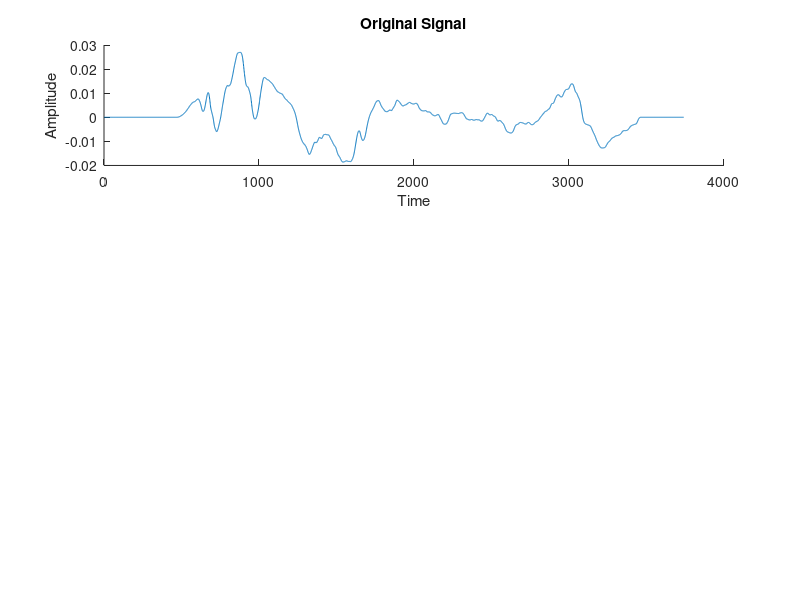

This figure's MATLAB source: (Note: this script raises an error after producing the figure.)
clear
close all

% Deep Learning and System Identification , Ljung , Andersson, Tiels , Schon

addpath 'C:\Users\afons\OneDrive - Universidade de Lisboa\Controlo de Plataforma Sismica\NN_System_Identification\dados_elcentro'
data=load("TDOF_PassFD_ElCentro_s1_70_V0.mat");

sname=fieldnames(data);
time=eval(['data.',sname{1},'.X.Data']);
dt=mean(diff(time));
xgr=eval(['data.',sname{1},'.Y(6).Data'])*1e-3; % referencia
xg=eval(['data.',sname{1},'.Y(5).Data'])*1e-3; %posicao da mesa
ag=eval(['data.',sname{1},'.Y(1).Data']); %aceleraçao na mesa


%%  MATLAB script to splice the beginning and end of a signal where values are almost constant

signal = xgr ;
n = length(signal);
t = 1:n; % Time or index vector

% Parameters to detect constant regions
window_size = 10; % Size of the moving window
threshold = 0.0001; % Threshold for detecting constant values (tolerance for variation)

% Calculate the local standard deviation of the signal
local_std = movstd(signal, window_size);

% Identify constant regions (where local standard deviation is below the threshold)
constant_regions = local_std < threshold;

% Find the indices for the beginning and end constant regions
start_index = find(~constant_regions, 1, 'first'); % First non-constant index
end_index = find(~constant_regions, 1, 'last'); % Last non-constant index

% Splice the signal to remove the constant regions at the beginning and end
spliced_signal = signal(start_index:end_index);

% Plot the results
figure;
subplot(3, 1, 1);
hold on
plot(t, signal);
title('Original Signal');
xlabel('Time'); ylabel('Amplitude');
xline(start_index, '-r', 'Start');
xline(end_index, '-r', 'End');
xlim([0 t(end)])

subplot(3, 1, 2);
hold on
plot(t, local_std);
title('Local Standard Deviation');
xlabel('Time'); ylabel('Std Dev');
yline(threshold, '--m', 'Threshold');
xline(start_index, '-r', 'Start');
xline(end_index, '-r', 'End');
xlim([0 t(end)])

subplot(3, 1, 3);
hold on
new_t = t(start_index:end_index);
plot(new_t, spliced_signal);
xline(start_index, '-r', 'Start');
xline(end_index, '-r', 'End');
title('Spliced Signal');
xlabel('Time'); ylabel('Amplitude');
xlim([0 t(end)])

%% Acceleration Correction

time=time(start_index:end_index);
xgr=xgr(start_index:end_index); % referencia
xg =xg(start_index:end_index); %posicao da mesa
ag =ag(start_index:end_index); %aceleraçao na mesa
ag_corrected = ag - mean(ag);


% Step 2: Double integrate the corrected acceleration
velocity_corrected = cumtrapz(time, ag_corrected); % Single integration for velocity
displacement_corrected = cumtrapz(time, velocity_corrected); % Double integration for displacement

% % Step 4: Adjust offset iteratively (if needed)
% % Define optimization function to minimize final displacement
% cost_function = @(offset) displacement_with_offset(offset, time, ag);
% % Use fminsearch to find the optimal offset
% optimal_offset = fminsearch(cost_function, mean(ag));
optimal_offset = 0.011050288925249;
% Apply the optimal offset
ag_optimal = ag + optimal_offset;
% Recompute displacement with corrected acceleration
velocity_optimal = cumtrapz(time, ag_optimal);
displacement_optimal = cumtrapz(time, velocity_optimal);


% Step 2: Apply Band-Pass Filter
%[optimal_low_cutoff, min_error] = find_optimal_low_cutoff(time, ag_corrected, xg)
low_cutoff = 0.288738738738739 %optimal_low_cutoff   % Lower cutoff frequency in Hz
% Sampling frequency (should be equal to 1/dt if your time is in seconds)
fs = 1 / dt;
% Apply the band-pass filter using MATLAB's bandpass function
ag_filtered = highpass(ag_corrected, low_cutoff, fs);
velocity_filtered = cumtrapz(time, ag_filtered);
displacement_filtered = cumtrapz(time, velocity_filtered);

% Obtaining acceleration from displacement xg
% First derivative (velocity)
d_xg = diff(xg) / dt;
% Second derivative (acceleration)
dd_xg = diff(d_xg) / dt;
% Align time vectors for plotting
t_dxg= time(1:end-1); % Time vector for velocity
t_ddxg = time(1:end-2); % Time vector for acceleration

%% Plotting all signals on the same plot
figure;
hold on;
plot(time, xgr, 'LineWidth', 1.5, 'DisplayName', 'Reference Signal (xgr)');
plot(time, xg, 'LineWidth', 1.5, 'DisplayName', 'Position Signal (xg)');
plot(time, displacement_corrected, 'LineWidth', 1.5, 'DisplayName', 'Corrected Displacement (from ag)');
plot(time, displacement_optimal, 'LineWidth', 1.5, 'DisplayName', 'Optimal Displacement (from ag)');
plot(time, displacement_filtered, 'LineWidth', 1.5, 'DisplayName', 'Filtered Displacement (from ag)');
title('Signals Over Time');
xlabel('Time (s)');
ylabel('Amplitude');
legend show;
grid on;

figure;
hold on;
plot(time, ag, 'LineWidth', 1.5, 'DisplayName', 'Acceleration (ag)');
plot(time, ag_optimal, 'LineWidth', 1.5, 'DisplayName', 'Optimal Acceleration (ag)');
plot(t_ddxg, dd_xg, 'LineWidth', 1.5, 'DisplayName', 'Acceleration (from xg)');
plot(time, ag_filtered, 'LineWidth', 1.5, 'DisplayName', 'Filtered Acceleration (from xg)');
title('Signals Over Time');
xlabel('Time (s)');
ylabel('Amplitude');
legend show;
grid on;
xlim([time(1) time(end)])



%% 

% inputs: 
U = [ xgr'  ag' ]; % sinal sismico(k-1) & mediçao na mesa(k+1)
Num_I= 2;

% outputs:  
Y = [ xg' ]; 
Num_O = 1;

data = iddata( Y , U , dt ) ;
figure;
idplot(data);

%  Power Spectral Density
Fs = 1 / data.Ts; % Sampling frequency

% Plot PSD for input signal
figure;
subplot(2, 1, 1);
pspectrum(data.u, Fs, 'power');
title('Power Spectral Density of Input Signals');

% Plot PSD for output signal
subplot(2, 1, 2);
pspectrum(data.y, Fs, 'power');
title('Power Spectral Density of Output Signals');


%% Deep Cascade Network
net=cascadeforwardnet([6,6,6,6,6,6])
N2=neuralnet(net)

%%
N_A = 10*ones(Num_O)
N_B = 10*ones(Num_O,Num_I)
N_K = ones(Num_O,Num_I)

% opt = nlarxOptions
% opt.SearchOptions.MaxIterations = 10
mN2=nlarx(data,[N_A N_B N_K ],N2)

%% Compare
figure
compare(data,mN2)

%% Functions

function final_displacement = displacement_with_offset(offset, t, acc)
    % Correct the acceleration by subtracting the offset
    acc_corrected = acc + offset;
    % Compute velocity (single integration)
    velocity = cumtrapz(t, acc_corrected);
    % Compute displacement (double integration)
    displacement = cumtrapz(t, velocity);
    % Final displacement (value at the last time point)
    final_displacement = abs(displacement(end));
end

function [optimal_low_cutoff, min_error] = find_optimal_low_cutoff(t, acc, xg)
    % Function to find the optimal low cutoff frequency that minimizes the error
    % between the displacement from filtered acceleration and the reference displacement xg.

    % Define the frequency range for the low-pass filter search
    low_cutoff_range = linspace(0.15, 0.35, 1000); % You can adjust this range as needed

    min_error = inf; % Initialize minimum error to a large value
    optimal_low_cutoff = 0.15; % Initialize the optimal low cutoff frequency

    for low_cutoff = low_cutoff_range
        % Apply band-pass filter to the acceleration signal with the current low_cutoff
        fs = 1 / mean(diff(t));  % Sampling frequency
        acc_filtered = highpass(acc, low_cutoff, fs);

        % Use the corrected acceleration to compute displacement
        velocity_filtered = cumtrapz(t, acc_filtered);
        % Compute displacement (double integration)
        displacement_filtered = cumtrapz(t, velocity_filtered);

        % Compute the error (absolute difference between filtered displacement and reference displacement xg)
        error = sum((displacement_filtered - xg).^2); % Sum of squared errors (SSE)

        % Update optimal low cutoff if a new minimum error is found
        if error < min_error
            min_error = error;
            optimal_low_cutoff = low_cutoff;
        end
    end
end

